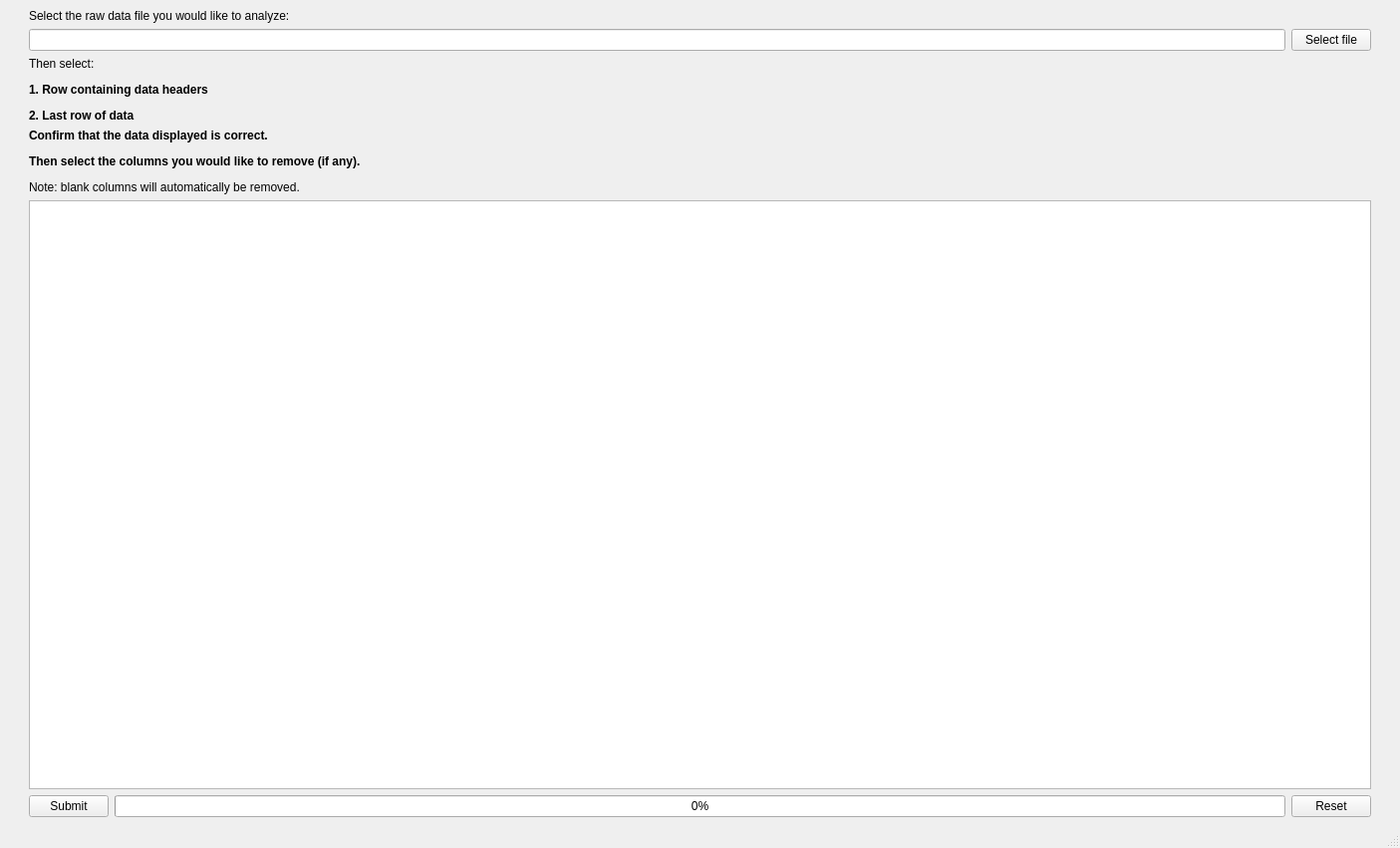
<?xml version="1.0" encoding="UTF-8"?>
<ui version="4.0">
 <class>MainWindow</class>
 <widget class="QMainWindow" name="MainWindow">
  <property name="geometry">
   <rect>
    <x>0</x>
    <y>0</y>
    <width>1405</width>
    <height>851</height>
   </rect>
  </property>
  <property name="windowTitle">
   <string>Data selection</string>
  </property>
  <widget class="QWidget" name="centralwidget">
   <layout class="QGridLayout" name="gridLayout">
    <item row="4" column="3">
     <widget class="QLabel" name="Aslctr_label">
      <property name="text">
       <string>&lt;html&gt;&lt;head/&gt;&lt;body&gt;&lt;p&gt;Then select:&lt;/p&gt;&lt;p&gt;&lt;span style=&quot; font-weight:600;&quot;&gt;1. Row containing data headers&lt;/span&gt;&lt;/p&gt;&lt;p&gt;&lt;span style=&quot; font-weight:600;&quot;&gt;2. Last row of data&lt;/span&gt;&lt;/p&gt;&lt;/body&gt;&lt;/html&gt;</string>
      </property>
     </widget>
    </item>
    <item row="6" column="3">
     <widget class="QTableWidget" name="table">
      <property name="toolTip">
       <string/>
      </property>
      <property name="editTriggers">
       <set>QAbstractItemView::NoEditTriggers</set>
      </property>
      <property name="selectionMode">
       <enum>QAbstractItemView::MultiSelection</enum>
      </property>
      <property name="selectionBehavior">
       <enum>QAbstractItemView::SelectRows</enum>
      </property>
      <attribute name="horizontalHeaderVisible">
       <bool>true</bool>
      </attribute>
      <attribute name="verticalHeaderVisible">
       <bool>true</bool>
      </attribute>
     </widget>
    </item>
    <item row="6" column="0">
     <spacer name="horizontalSpacer_2">
      <property name="orientation">
       <enum>Qt::Horizontal</enum>
      </property>
      <property name="sizeType">
       <enum>QSizePolicy::Fixed</enum>
      </property>
      <property name="sizeHint" stdset="0">
       <size>
        <width>20</width>
        <height>20</height>
       </size>
      </property>
     </spacer>
    </item>
    <item row="6" column="6">
     <spacer name="horizontalSpacer">
      <property name="orientation">
       <enum>Qt::Horizontal</enum>
      </property>
      <property name="sizeType">
       <enum>QSizePolicy::Fixed</enum>
      </property>
      <property name="sizeHint" stdset="0">
       <size>
        <width>20</width>
        <height>20</height>
       </size>
      </property>
     </spacer>
    </item>
    <item row="7" column="3">
     <layout class="QHBoxLayout" name="horizontalLayout_3">
      <item alignment="Qt::AlignLeft">
       <widget class="QPushButton" name="submit_btn">
        <property name="text">
         <string>Submit</string>
        </property>
       </widget>
      </item>
      <item>
       <widget class="QProgressBar" name="Aprgbar">
        <property name="value">
         <number>0</number>
        </property>
       </widget>
      </item>
      <item alignment="Qt::AlignRight">
       <widget class="QPushButton" name="reset_btn">
        <property name="text">
         <string>Reset</string>
        </property>
       </widget>
      </item>
     </layout>
    </item>
    <item row="5" column="3">
     <widget class="QLabel" name="Bslctc_label">
      <property name="text">
       <string>&lt;html&gt;&lt;head/&gt;&lt;body&gt;&lt;p&gt;&lt;span style=&quot; font-weight:600;&quot;&gt;Confirm that the data displayed is correct.&lt;/span&gt;&lt;/p&gt;&lt;p&gt;&lt;span style=&quot; font-weight:600;&quot;&gt;Then select the columns you would like to remove (if any).&lt;/span&gt;&lt;/p&gt;&lt;p&gt; Note: blank columns will automatically be removed.&lt;/p&gt;&lt;/body&gt;&lt;/html&gt;</string>
      </property>
      <property name="wordWrap">
       <bool>false</bool>
      </property>
     </widget>
    </item>
    <item row="0" column="3">
     <widget class="QLabel" name="Aslctf_label">
      <property name="text">
       <string>&lt;html&gt;&lt;head/&gt;&lt;body&gt;&lt;p&gt;Select the raw data file you would like to analyze:&lt;/p&gt;&lt;/body&gt;&lt;/html&gt;</string>
      </property>
     </widget>
    </item>
    <item row="2" column="3">
     <layout class="QHBoxLayout" name="AhorizontalLayout">
      <item>
       <widget class="QLineEdit" name="AlineEdit"/>
      </item>
      <item>
       <widget class="QPushButton" name="Aselect_file_btn">
        <property name="text">
         <string>Select file</string>
        </property>
       </widget>
      </item>
     </layout>
    </item>
   </layout>
  </widget>
  <widget class="QMenuBar" name="menubar">
   <property name="geometry">
    <rect>
     <x>0</x>
     <y>0</y>
     <width>1405</width>
     <height>22</height>
    </rect>
   </property>
  </widget>
  <widget class="QStatusBar" name="statusbar"/>
 </widget>
 <resources/>
 <connections/>
</ui>
